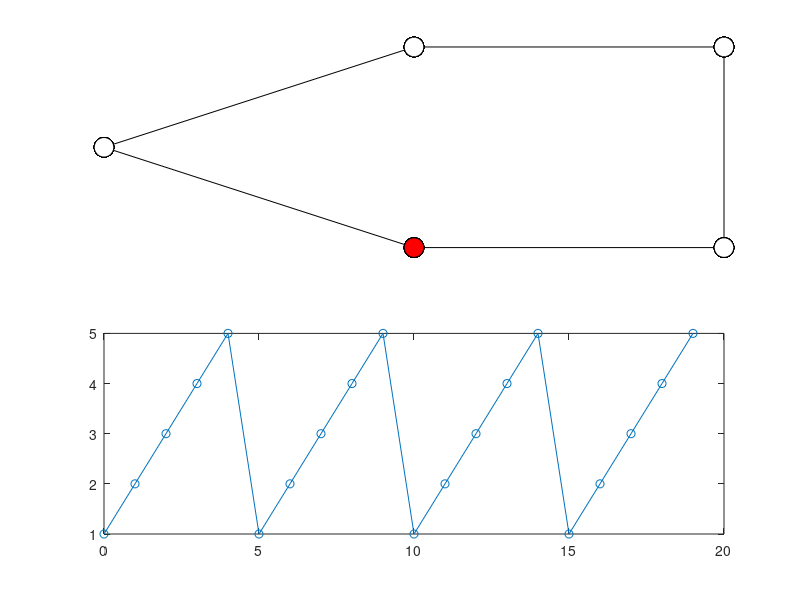

Write the MATLAB code that produced this figure.
% Simple code-skeleton to help you visualize a single particle moving
% around in a directed ring-graph.
%
% Again, this is in no way compulsory or needed in order to solve the
% handin, but might prove useful for you. We will simulate a particle
% moving through a directed ring in a deterministic manner. The
% particle stays in each node exactly 1 time-unit, and then moves on
% to the next node.
%
% What you should (if you wish) take away from this code-skeleton is
% how you could visualize a particle moving around in a network.
clear all
close all
clc

% number of iterations or expected running time
Tmax = 20; 

figure
set(gcf,'color','white')


x = zeros(5,Tmax); % x is one for the current particle state
x(1,1) = 1; % starting state is node 1
cords = [ 0 0
          2 1
          4 1
          4 -1
          2 -1];

% Transition probability matrix for the directed ring
P = [0 1 0 0 0;
     0 0 1 0 0;
     0 0 0 1 0;
     0 0 0 0 1;
     1 0 0 0 0];

% Plot the graph and mark the node that the particle is in with red
subplot(211)
gplot(P,cords,'-k');
hold on
for i = 1:5
    if x(i, 1) == 1
        scatter(cords(i,1),cords(i,2),200,'markeredgecolor','k','markerfacecolor', 'r');
    else
        scatter(cords(i,1),cords(i,2),200,'markeredgecolor','k','markerfacecolor', 'w');
    end

end
set(gca,'xtick',[],'ytick',[],'xcolor','w','ycolor','w')

%---- Simulate the particle moving around ----%

zzz = 1; % time that the particle waits in the node before moving
         % on to the next one. Here we have just unit-time and no
         % randomness...   
n = 1; %node that the particle is currently in
%%
for i = 2:Tmax
    n = 1 + mod(i-1,5); %move the particle 
    x(n, i) = 1; %update the state vector
    pause(zzz) % sleep for some time
    
    % plot the new location of the node
    subplot(211)
    for k = 1:5
        if x(k, i) == 1
            scatter(cords(k,1),cords(k,2),200,'markeredgecolor','k','markerfacecolor', 'r');
        else
            scatter(cords(k,1),cords(k,2),200,'markeredgecolor','k','markerfacecolor', 'w');
        end
    end
    subplot(212)
    tvec = [0 1:i];
    plot(tvec(1:end-1),(x(:, 1:i)'*[1 2 3 4 5]'), '-o')
end

